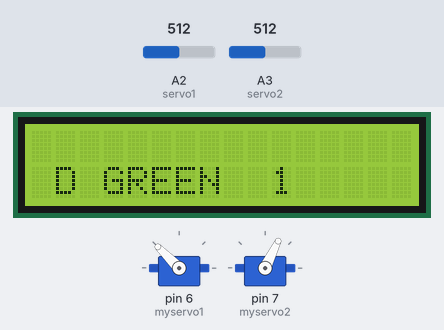
Bench run of a sketch on a simulated Arduino Uno, built with avr-gcc and run on an emulated ATmega328P. Parts: 16×2 character LCD, 2 × servo. The inputs (shaded band) are chosen by the test bench; at power-on: A2 (servo1) = 512, A3 (servo2) = 512. What the sketch prints to the serial monitor is not drawn.

Above: at 1.2 s.
1.3 s: A2 (servo1) set to 428
4.0 s: A2 (servo1) set to 396
At 4.41 s:
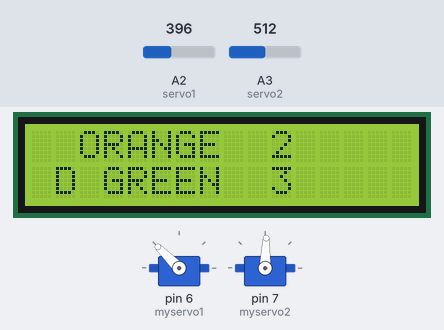
6.7 s: A3 (servo2) set to 428
9.4 s: A3 (servo2) set to 395
At 11.4 s:
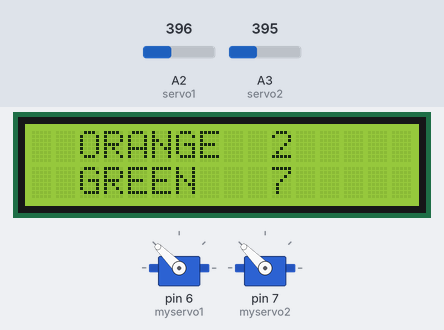
12.1 s: A2 (servo1) set to 716
At 12.36 s:
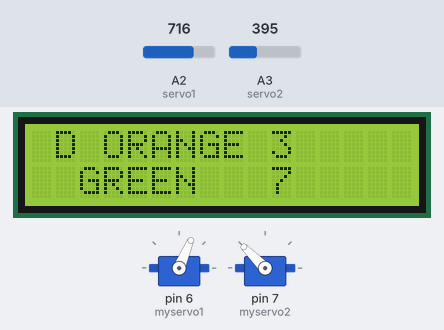
18.1 s: A3 (servo2) set to 716
At 20.13 s:
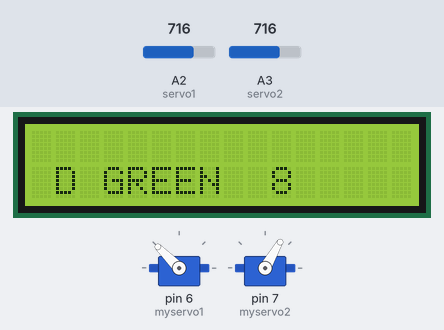
Timing chart, 0 to 22.4 s (numbered marks = the images above; inputs shaded):
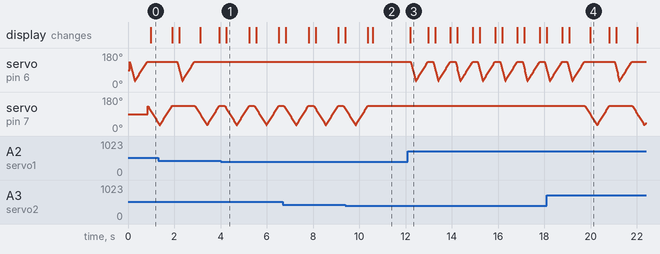

Measured:
- the behaviour switches between 410 and 409 on A2 (servo1) (found by bisection; images 0 and 1)
- the behaviour switches between 410 and 409 on A3 (servo2) (found by bisection; images 1 and 2)
- after the input at 4.0 s, servo on pin 6 (myservo1): stops changing and stays 135°; the display: changes after 0.26 s (image 1)
- after the input at 9.4 s, servo on pin 7 (myservo2): goes on until 10.4 s, then stays 135°; the display: first differs from a run without the input after 1.2 s (image 2)

The sketch:

orange.ino
```cpp
#include <Servo.h>
#include <LiquidCrystal.h>

const int rs = 12, en = 11, d4 = 5, d5 = 4, d6 = 3, d7 = 2;
LiquidCrystal lcd(rs, en, d4, d5, d6, d7);

const int servo1 = A2;//orange//20
const int servo2 = A3;//green//21
int val1 = 0;
int val2 = 0;
int c1=0;
int c2=0;
Servo myservo1;
Servo myservo2;

int pos = 0;

void setup() {
    lcd.begin(16, 2);

 Serial.begin(9600);
 myservo1.attach(6);//orange
 myservo2.attach(7);//green
 pinMode(A2,INPUT);
 pinMode(A3,INPUT);
 }

void loop() {
  // put your main code here, to run repeatedly:
val1=analogRead(servo1);
val2=analogRead(servo2);

float v1=val1*(5.0/1023.0);
float v2=val2*(5.0/1023.0);

lcd.setCursor(1, 0);
  lcd.print(" ORANGE ");
  lcd.setCursor(10, 0);
  lcd.print(c1);

 lcd.setCursor(1, 1);
 lcd.print(" GREEN  ");
 lcd.setCursor(10, 1);
 lcd.print(c2);


Serial.print("VALUE 1 = ");
Serial.println(v1);
Serial.print("VALUE 2   ");
Serial.println(v2);

if(v1>2)
{  c1+=1;
  lcd.setCursor(1, 0);
  lcd.print("D ORANGE ");
  lcd.setCursor(10, 0);
  lcd.print(c1);

  for(pos = 135 ; pos >=30 ; pos -=1) {
    myservo1.write(pos);              // tell servo to go to position in variable 'pos'
    delay(2);                       // waits 15ms for the servo to reach the position
           }
  for (pos = 30; pos <= 135; pos += 1) { // goes from 180 degrees to 0 degrees
    myservo1.write(pos);              // tell servo to go to position in variable 'pos'
    delay(5);                       // waits 15ms for the servo to reach the position
  }
  lcd.clear();
}


if(v2>2)
{ c2+=1;
  lcd.setCursor(1, 1);
 lcd.print("D GREEN  ");
 lcd.setCursor(10, 1);
 lcd.print(c2);

   for (pos = 135; pos >= 30; pos -= 1) {
    myservo2.write(pos);
    delay(5);
  }
  for (pos = 30; pos <= 135; pos += 1) { // goes from 180 degrees to 0 degrees
    myservo2.write(pos);              // tell servo to go to position in variable 'pos'
    delay(5);                       // waits 15ms for the servo to reach the position
  }
  lcd.clear();
}
delay(200);
}
```
